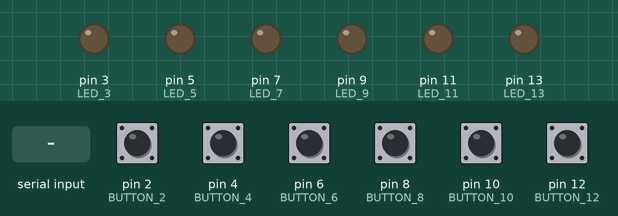
Recording of a sketch running on a simulated Arduino Uno, built with avr-gcc and run on an emulated ATmega328P. Parts: output pins drawn as LEDs (lit = HIGH). The inputs (shaded band) are chosen by the test bench; at power-on: pin 2 (BUTTON_2), pin 4 (BUTTON_4), pin 6 (BUTTON_6), pin 8 (BUTTON_8), pin 10 (BUTTON_10), pin 12 (BUTTON_12) LOW. What the sketch prints to the serial monitor is not drawn.

Above: at 1.2 s.
1.3 s: "3" received over Serial
At 2.5 s:
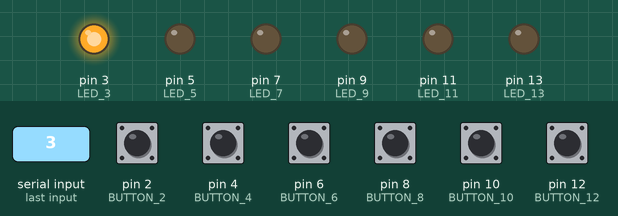
2.8 s: pin 4 (BUTTON_4) pulled HIGH for 1 s
At 5.5 s:
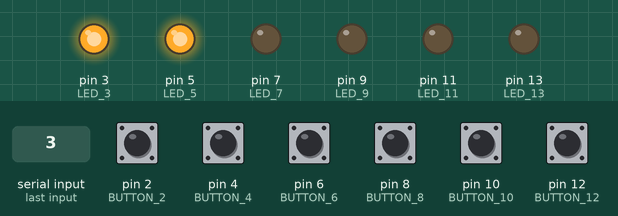
5.8 s: pin 6 (BUTTON_6) pulled HIGH for 1 s
At 7.1 s:
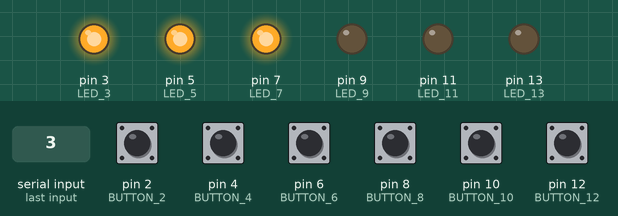
8.3 s: pin 2 (BUTTON_2) pulled HIGH for 0.15 s
At 9.3 s:
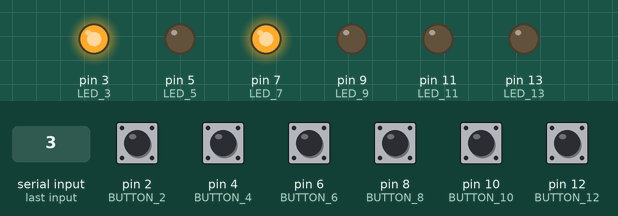
9.9 s: pin 8 (BUTTON_8) pulled HIGH for 1 s
At 11.6 s:
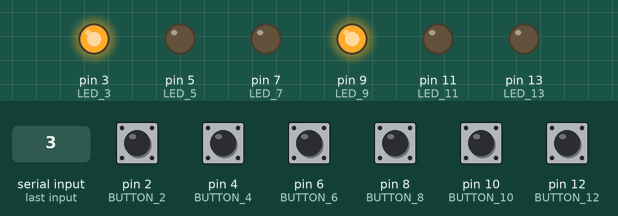
12.4 s: pin 12 (BUTTON_12) pulled HIGH for 1 s
At 14.6 s:
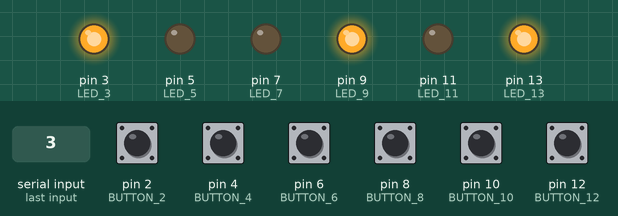
Timing chart, 0 to 15.9 s (numbered marks = the images above; inputs shaded):
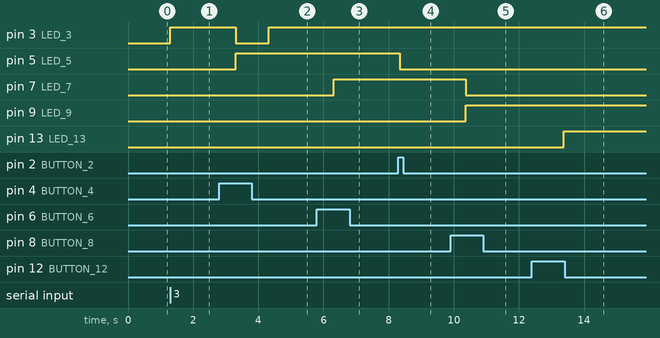

Measured:
- after the input at 1.3 s, pin 3 (LED_3): LOW → HIGH at once
- after the input at 2.8 s, pin 3 (LED_3): HIGH → LOW after 0.50 s, → HIGH 1.0 s later; pin 5 (LED_5): LOW → HIGH after 0.50 s
- after the input at 5.8 s, pin 7 (LED_7): LOW → HIGH after 0.52 s
- after the input at 8.3 s, pin 5 (LED_5): HIGH → LOW at once
- after the input at 9.9 s, pin 7 (LED_7): HIGH → LOW after 0.46 s; pin 9 (LED_9): LOW → HIGH after 0.46 s
- after the input at 12.4 s, pin 13 (LED_13): LOW → HIGH after 0.98 s

The sketch:

test_05.ino
```cpp
// PINS ////////////////
int BUTTON_2=2;
int LED_3=3;

int BUTTON_4=4;
int LED_5=5;

int BUTTON_6=6;
int LED_7=7;

int BUTTON_8=8;
int LED_9=9;

int BUTTON_10=10;
int LED_11=11;

int BUTTON_12=12;
int LED_13=13;

// CONSTANTS ///////////////
const int bufferSize = 20;

// VARIABLES /////////////
int tmp=0;
char bufferArray[bufferSize];
int canMakeChoices=1;

void setup()
{
  Serial.begin(9600);
  pinMode(LED_3,OUTPUT);
  pinMode(LED_5,OUTPUT);
  pinMode(LED_7,OUTPUT);
  pinMode(LED_9,OUTPUT);
  pinMode(LED_11,OUTPUT);
  pinMode(LED_13,OUTPUT);


  pinMode(BUTTON_2,INPUT);
  pinMode(BUTTON_4,INPUT);
  pinMode(BUTTON_6,INPUT);
  pinMode(BUTTON_8,INPUT);
  pinMode(BUTTON_10,INPUT);
  pinMode(BUTTON_12,INPUT);


  //digitalWrite(LED,HIGH);
}

void loop()
{

  int lf = 10;

  //Serial.readBytesUntil('\r',bufferArray,sizeof(bufferArray)-1);
  Serial.print(bufferArray);
  Serial.readBytesUntil(lf,bufferArray,1);
  //Serial.readBytesUntil('\n',bufferArray,bufferSize);

  if(strcmp(bufferArray,"R")==0)
  {
    Serial.print("erase");
    digitalWrite(LED_3,LOW);
    digitalWrite(LED_5,LOW);
    digitalWrite(LED_7,LOW);
    digitalWrite(LED_9,LOW);
    digitalWrite(LED_11,LOW);
    digitalWrite(LED_13,LOW);

    memset(bufferArray,0, sizeof(bufferArray));
    Serial.flush();


  }
  else if(strcmp(bufferArray,"E")==0)
  {
    canMakeChoices=1;
  }
  else if(strcmp(bufferArray,"D")==0)
  {
    canMakeChoices=0;
  }
  else if(strcmp(bufferArray,"3")==0)
  {
     digitalWrite(LED_3,HIGH);
  }
  else if(strcmp(bufferArray,"7")==0)
  {
     digitalWrite(LED_7,HIGH);
  }
  else if(strcmp(bufferArray,"9")==0)
  {
     digitalWrite(LED_11,HIGH);
  }

  if(canMakeChoices==1)
  {
    if(digitalRead(BUTTON_2)==HIGH)
    {
      digitalWrite(LED_3,HIGH);
      digitalWrite(LED_5,LOW);

      Serial.write(2);
      Serial.flush();
      delay(20);
    }

    if(digitalRead(BUTTON_4)==HIGH)
    {
      digitalWrite(LED_5,HIGH);
      digitalWrite(LED_3,LOW);

      Serial.write(4);
      Serial.flush();
      delay(20);
    }


    if(digitalRead(BUTTON_6)==HIGH)
    {
      digitalWrite(LED_7,HIGH);
      digitalWrite(LED_9,LOW);

      Serial.write(6);
      Serial.flush();
      delay(20);
    }

    if(digitalRead(BUTTON_8)==HIGH)
    {
      digitalWrite(LED_9,HIGH);
      digitalWrite(LED_7,LOW);

      Serial.write(8);
      Serial.flush();
      delay(20);
    }

   if(digitalRead(BUTTON_10)==HIGH)
    {
      digitalWrite(LED_11,HIGH);
      digitalWrite(LED_13,LOW);

      Serial.write(10);
      Serial.flush();
      delay(20);
    }


    if(digitalRead(BUTTON_12)==HIGH)
    {
      digitalWrite(LED_13,HIGH);
      digitalWrite(LED_11,LOW);

      Serial.write(12);
      Serial.flush();
      delay(20);
    }
  }

}
```
